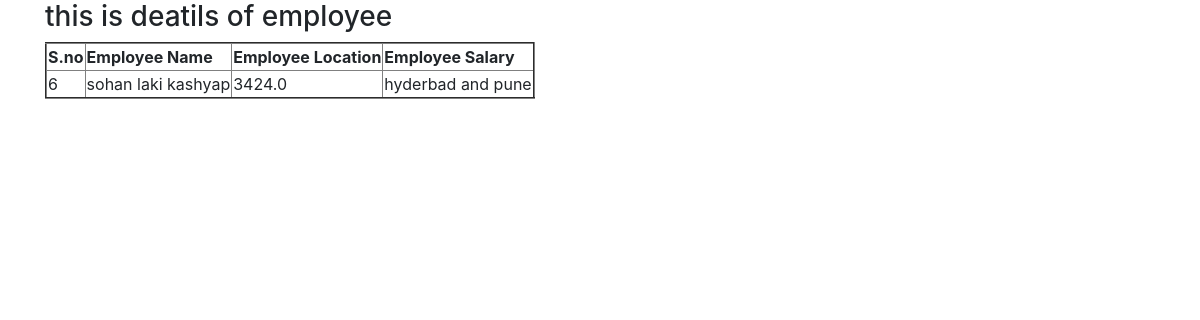
Page /6 on the committed database.
### classcuda12app/models.py (models this page shows, shortened)
class Employee(models.Model):
    name=models.CharField(max_length=20)
    loc=models.CharField(max_length=30)
    sal=models.FloatField()

### classcuda12app/views.py (the view)
# urls.py: url(r'^(?P<pk>\d+)$', views.CompanyDetailView.as_view(),name='detail'),
class CompanyDetailView(DetailView):
    model = Employee

### templates/classcuda12app/employee_detail.html
{% extends 'classcuda12app/base.html' %}
{% block body_block %}
    <h3>this is deatils of employee</h3>
        <table border="2px">
        <thead>
        <tr>
            <th>S.no</th>
        <th>Employee Name</th>
        <th>Employee Location</th>
        <th>Employee Salary</th>
        </tr>
        </thead>
             <tr>
                 <td>{{ employee.id }}</td>
                 <td> {{ employee.name }}</td>
                <td>{{ employee.sal }}</td>
                <td>{{ employee.loc }}</td>
             </tr>
        </table>
{% endblock %}

### rows in the picture
Employee: id "6", name "sohan laki kashyap", sal "3424.0", loc "hyderbad and pune"
